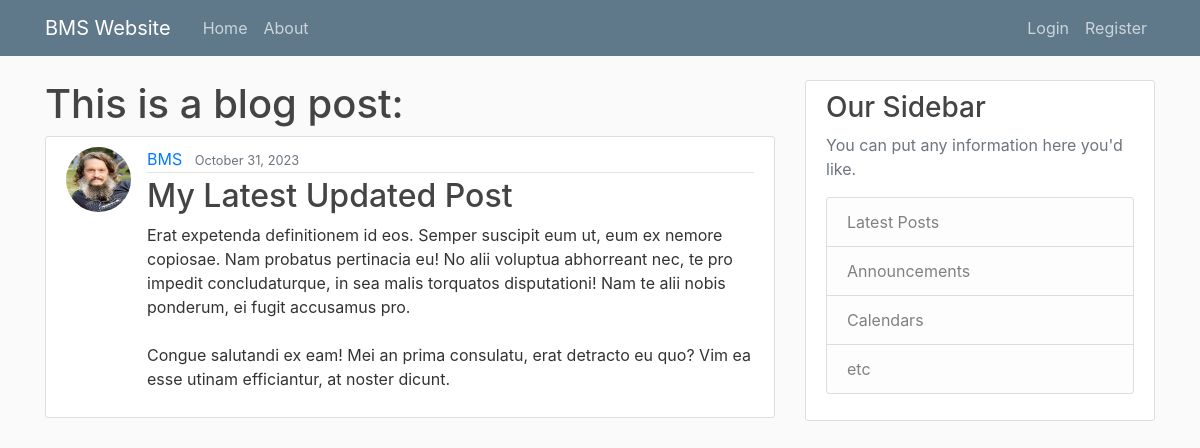
Screenshot of /blog/post/33/ with the database file from the repository.
### blog/models.py (models this page shows, shortened)
class Post(models.Model):
    title = models.CharField(max_length=100)
    content = models.TextField()
    date_posted = models.DateTimeField(default=timezone.now)
    author = models.ForeignKey(User, on_delete=models.CASCADE)

### users/models.py (models this page shows, shortened)
class Profile(models.Model):
    user = models.OneToOneField(User, on_delete=models.CASCADE)
    image = models.ImageField(default='default.png', upload_to='profile_pics')

### blog/views.py (the view)
# urls.py: path("post/<int:pk>/", PostDetailView.as_view(), name="post-detail"),
class PostDetailView(DetailView):
    model = Post

### blog/templates/blog/post_detail.html (shortened to what this page needs)
{% extends "blog/base.html" %}
{% block content %}
    <h1>This is a blog post:</h1>
        <article class="media content-section">
          <img class="rounded-circle article-img" src="{{ object.author.profile.image.url }}">
          <div class="media-body">
            <div class="article-metadata">
              <a class="mr-2" href="{% url 'user-posts' object.author.username %}">{{ object.author }}</a>
              <small class="text-muted">{{ object.date_posted|date:'F d, Y' }}</small>
            </div>
            <h2 class="article-title">{{ object.title }}</h2>
            <p class="article-content">{{ object.content }}</p>
          </div>
        </article>
{% endblock content %}

### blog/static/blog/main.css (style rules this page uses)
body { background: #fafafa; color: #333333; margin-top: 5rem; }
h1, h2, h3, h4, h5, h6 { color: #444444; }
.content-section { background: #ffffff; padding: 10px 20px; border: 1px solid #dddddd; border-radius: 3px; margin-bottom: 20px; }
.article-title { color: #444444; }
.article-content { white-space: pre-line; }
.article-img { height: 65px; width: 65px; margin-right: 16px; }
.article-metadata { padding-bottom: 1px; margin-bottom: 4px; border-bottom: 1px solid #e3e3e3 }

### rows the page displays
Post: author.profile.image (picture), author "BMS", date_posted "October 31, 2023", title "My Latest Updated Post", content "Erat expetenda definitionem id eos. Semper suscipit eum ut, eum ex nemore copiosae. Nam probatus pertinacia eu! No alii voluptua abhorreant nec, te pro impedit concludaturque, in sea malis torquatos disputationi! Nam te alii nobis ponderum, ei fugit accusamus pro. Congue salutandi ex eam! Mei an prima consulatu, erat detracto eu quo? Vim ea esse utinam efficiantur, at noster dicunt."
